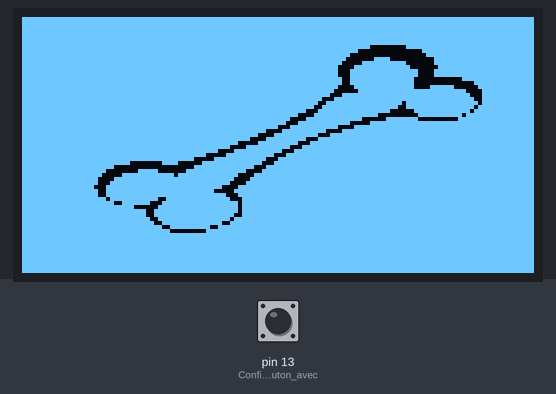
The program below on a simulated Arduino Uno, built with avr-gcc and run on an emulated ATmega328P. Shown: 128×64 one-colour display. The test bench sets the inputs (shaded band); at power-on: pin 13 (Configurer_le_bouton_avec) HIGH.

Above: at 0.7 s.

The program:

main.cpp
```cpp
#include "Arduino.h"

#include <Wire.h>
#include <SeeedOLED.h>
#include <avr/pgmspace.h>


// Logo de l'os en bitmap
static const unsigned char SeeedLogo[] PROGMEM = {

  0xff, 0xff, 0xff, 0xff, 0xff, 0xff, 0xff, 0xff, 0xff, 0xff, 0xff, 0xff, 0xff, 0xff, 0xff, 0xff,
  0xff, 0xff, 0xff, 0xff, 0xff, 0xff, 0xff, 0xff, 0xff, 0xff, 0xff, 0xff, 0xff, 0xff, 0xff, 0xff,
  0xff, 0xff, 0xff, 0xff, 0xff, 0xff, 0xff, 0xff, 0xff, 0xff, 0xff, 0xff, 0xff, 0xff, 0xff, 0xff,
  0xff, 0xff, 0xff, 0xff, 0xff, 0xff, 0xff, 0xff, 0xff, 0xff, 0xff, 0xff, 0xff, 0xff, 0xff, 0xff,
  0xff, 0xff, 0xff, 0xff, 0xff, 0xff, 0xff, 0xff, 0xff, 0xff, 0xff, 0xff, 0xff, 0xff, 0xff, 0xff,
  0xff, 0xff, 0xff, 0xff, 0xff, 0xff, 0xff, 0x7f, 0x7f, 0x7f, 0x7f, 0x7f, 0x7f, 0x7f, 0x7f, 0x7f,
  0xff, 0xff, 0xff, 0xff, 0xff, 0xff, 0xff, 0xff, 0xff, 0xff, 0xff, 0xff, 0xff, 0xff, 0xff, 0xff,
  0xff, 0xff, 0xff, 0xff, 0xff, 0xff, 0xff, 0xff, 0xff, 0xff, 0xff, 0xff, 0xff, 0xff, 0xff, 0xff,
  0xff, 0xff, 0xff, 0xff, 0xff, 0xff, 0xff, 0xff, 0xff, 0xff, 0xff, 0xff, 0xff, 0xff, 0xff, 0xff,
  0xff, 0xff, 0xff, 0xff, 0xff, 0xff, 0xff, 0xff, 0xff, 0xff, 0xff, 0xff, 0xff, 0xff, 0xff, 0xff,
  0xff, 0xff, 0xff, 0xff, 0xff, 0xff, 0xff, 0xff, 0xff, 0xff, 0xff, 0xff, 0xff, 0xff, 0xff, 0xff,
  0xff, 0xff, 0xff, 0xff, 0xff, 0xff, 0xff, 0xff, 0xff, 0xff, 0xff, 0xff, 0xff, 0xff, 0xff, 0xff,
  0xff, 0xff, 0xff, 0xff, 0xff, 0xff, 0xff, 0xff, 0xff, 0xff, 0xff, 0xff, 0xff, 0xff, 0xff, 0x8f,
  0x07, 0x03, 0xe1, 0xf1, 0xf0, 0xf8, 0xf8, 0xf8, 0xfc, 0xfc, 0xfc, 0xfc, 0xf8, 0xf8, 0xf8, 0xf8,
  0xf0, 0xe0, 0x60, 0x00, 0x01, 0x03, 0x03, 0x6f, 0x7f, 0x7f, 0x7f, 0x7f, 0x7f, 0x7f, 0xff, 0xff,
  0xff, 0xff, 0xff, 0xff, 0xff, 0xff, 0xff, 0xff, 0xff, 0xff, 0xff, 0xff, 0xff, 0xff, 0xff, 0xff,
  0xff, 0xff, 0xff, 0xff, 0xff, 0xff, 0xff, 0xff, 0xff, 0xff, 0xff, 0xff, 0xff, 0xff, 0xff, 0xff,
  0xff, 0xff, 0xff, 0xff, 0xff, 0xff, 0xff, 0xff, 0xff, 0xff, 0xff, 0xff, 0xff, 0xff, 0xff, 0xff,
  0xff, 0xff, 0xff, 0xff, 0xff, 0xff, 0xff, 0xff, 0xff, 0xff, 0xff, 0xff, 0xff, 0xff, 0xff, 0xff,
  0xff, 0xff, 0xff, 0xff, 0xff, 0xff, 0xff, 0xff, 0xff, 0xff, 0xff, 0xff, 0xff, 0xff, 0xff, 0xff,
  0xff, 0xff, 0xff, 0xff, 0xff, 0xff, 0xff, 0x7f, 0x7f, 0x3f, 0x9f, 0xcf, 0xef, 0xe7, 0xf3, 0xf1,
  0xf8, 0xf8, 0xf9, 0xfb, 0xff, 0xff, 0xff, 0xff, 0xff, 0xff, 0xff, 0xff, 0x7f, 0x7f, 0x3f, 0x1f,
  0x7f, 0x7f, 0xfc, 0xfc, 0xfc, 0xfc, 0xfe, 0xfe, 0xfe, 0xfe, 0xfe, 0xfe, 0xfc, 0xfc, 0xfc, 0xf8,
  0x70, 0xa1, 0xc3, 0xff, 0xff, 0xff, 0xff, 0xff, 0xff, 0xff, 0xff, 0xff, 0xff, 0xff, 0xff, 0xff,
  0xff, 0xff, 0xff, 0xff, 0xff, 0xff, 0xff, 0xff, 0xff, 0xff, 0xff, 0xff, 0xff, 0xff, 0xff, 0xff,
  0xff, 0xff, 0xff, 0xff, 0xff, 0xff, 0xff, 0xff, 0xff, 0xff, 0xff, 0xff, 0xff, 0xff, 0xff, 0xff,
  0xff, 0xff, 0xff, 0xff, 0xff, 0xff, 0xff, 0xff, 0xff, 0xff, 0xff, 0xff, 0xff, 0xff, 0xff, 0xff,
  0xff, 0xff, 0xff, 0xff, 0xff, 0xff, 0x7f, 0x7f, 0x7f, 0x3f, 0x3f, 0x9f, 0x9f, 0xcf, 0xcf, 0xef,
  0xe7, 0xf7, 0xf3, 0xf9, 0xf9, 0x7c, 0x7c, 0x3e, 0xbe, 0xbf, 0xdf, 0xdf, 0xcf, 0xef, 0xef, 0xe7,
  0xf7, 0xf7, 0xf3, 0xfb, 0xfb, 0xf9, 0xf9, 0xfd, 0xfd, 0xfc, 0xfc, 0xfe, 0xfe, 0xfe, 0xfe, 0xfe,
  0xfe, 0xfe, 0xfe, 0xfd, 0xfd, 0xfd, 0xfd, 0xfd, 0xfd, 0xfd, 0xfd, 0xfd, 0xfd, 0xff, 0xfe, 0xff,
  0xff, 0xff, 0xff, 0xff, 0xff, 0xff, 0xff, 0xff, 0xff, 0xff, 0xff, 0xff, 0xff, 0xff, 0xff, 0xff,
  0xff, 0xff, 0xff, 0xff, 0xff, 0xff, 0xff, 0xff, 0xff, 0xff, 0xff, 0xff, 0xff, 0xff, 0xff, 0xff,
  0xff, 0xff, 0xff, 0xff, 0x7f, 0x3f, 0x3f, 0x1f, 0x1f, 0x9f, 0x9f, 0x8f, 0x8f, 0xcf, 0xcf, 0xcf,
  0xcf, 0xcf, 0x8f, 0x9f, 0x9f, 0x9f, 0x1f, 0x8f, 0x8f, 0xcf, 0xcf, 0xe7, 0xe7, 0xf7, 0xf3, 0xf3,
  0xfb, 0xf9, 0xf9, 0xfd, 0xfc, 0xfe, 0x7e, 0x7e, 0x3f, 0x3f, 0x9f, 0x9f, 0xcf, 0xe7, 0xe7, 0xf3,
  0xfb, 0xf9, 0xfd, 0xfc, 0xfe, 0xfe, 0xff, 0xff, 0xff, 0xff, 0xff, 0xff, 0xff, 0xff, 0xff, 0xff,
  0xff, 0xff, 0xff, 0xff, 0xff, 0xff, 0xff, 0xff, 0xff, 0xff, 0xff, 0xff, 0xff, 0xff, 0xff, 0xff,
  0xff, 0xff, 0xff, 0xff, 0xff, 0xff, 0xff, 0xff, 0xff, 0xff, 0xff, 0xff, 0xff, 0xff, 0xff, 0xff,
  0xff, 0xff, 0xff, 0xff, 0xff, 0xff, 0xff, 0xff, 0xff, 0xff, 0xff, 0xff, 0xff, 0xff, 0xff, 0xff,
  0xff, 0xff, 0xff, 0xff, 0xff, 0xff, 0xff, 0xff, 0xff, 0xff, 0xff, 0xff, 0xff, 0xff, 0xff, 0xff,
  0xff, 0xff, 0xfb, 0xe0, 0xe0, 0xdc, 0xfe, 0xbf, 0xbf, 0xff, 0xff, 0xff, 0x7f, 0x7f, 0x7f, 0x7f,
  0x3f, 0x3f, 0x9f, 0xdf, 0xff, 0xff, 0xff, 0xff, 0xff, 0xff, 0xff, 0xff, 0xff, 0xff, 0xff, 0xff,
  0xf7, 0xf7, 0xf3, 0xe3, 0xc1, 0xc8, 0x1c, 0xfc, 0xfe, 0xff, 0xff, 0xff, 0xff, 0xff, 0xff, 0xff,
  0xff, 0xff, 0xff, 0xff, 0xff, 0xff, 0xff, 0xff, 0xff, 0xff, 0xff, 0xff, 0xff, 0xff, 0xff, 0xff,
  0xff, 0xff, 0xff, 0xff, 0xff, 0xff, 0xff, 0xff, 0xff, 0xff, 0xff, 0xff, 0xff, 0xff, 0xff, 0xff,
  0xff, 0xff, 0xff, 0xff, 0xff, 0xff, 0xff, 0xff, 0xff, 0xff, 0xff, 0xff, 0xff, 0xff, 0xff, 0xff,
  0xff, 0xff, 0xff, 0xff, 0xff, 0xff, 0xff, 0xff, 0xff, 0xff, 0xff, 0xff, 0xff, 0xff, 0xff, 0xff,
  0xff, 0xff, 0xff, 0xff, 0xff, 0xff, 0xff, 0xff, 0xff, 0xff, 0xff, 0xff, 0xff, 0xff, 0xff, 0xff,
  0xff, 0xff, 0xff, 0xff, 0xff, 0xff, 0xff, 0xff, 0xff, 0xff, 0xff, 0xff, 0xff, 0xff, 0xff, 0xfc,
  0xf8, 0xf3, 0xf7, 0xef, 0xef, 0xdf, 0xdf, 0xdf, 0xdf, 0xdf, 0xdf, 0xdf, 0xdf, 0xdf, 0xff, 0xef,
  0xef, 0xff, 0xf7, 0xf7, 0xfb, 0xfd, 0xfc, 0xff, 0xff, 0xff, 0xff, 0xff, 0xff, 0xff, 0xff, 0xff,
  0xff, 0xff, 0xff, 0xff, 0xff, 0xff, 0xff, 0xff, 0xff, 0xff, 0xff, 0xff, 0xff, 0xff, 0xff, 0xff,
  0xff, 0xff, 0xff, 0xff, 0xff, 0xff, 0xff, 0xff, 0xff, 0xff, 0xff, 0xff, 0xff, 0xff, 0xff, 0xff,
  0xff, 0xff, 0xff, 0xff, 0xff, 0xff, 0xff, 0xff, 0xff, 0xff, 0xff, 0xff, 0xff, 0xff, 0xff, 0xff,
  0xff, 0xff, 0xff, 0xff, 0xff, 0xff, 0xff, 0xff, 0xff, 0xff, 0xff, 0xff, 0xff, 0xff, 0xff, 0xff,
  0xff, 0xff, 0xff, 0xff, 0xff, 0xff, 0xff, 0xff, 0xff, 0xff, 0xff, 0xff, 0xff, 0xff, 0xff, 0xff,
  0xff, 0xff, 0xff, 0xff, 0xff, 0xff, 0xff, 0xff, 0xff, 0xff, 0xff, 0xff, 0xff, 0xff, 0xff, 0xff,
  0xff, 0xff, 0xff, 0xff, 0xff, 0xff, 0xff, 0xff, 0xff, 0xff, 0xff, 0xff, 0xff, 0xff, 0xff, 0xff,
  0xff, 0xff, 0xff, 0xff, 0xff, 0xff, 0xff, 0xff, 0xff, 0xff, 0xff, 0xff, 0xff, 0xff, 0xff, 0xff,
  0xff, 0xff, 0xff, 0xff, 0xff, 0xff, 0xff, 0xff, 0xff, 0xff, 0xff, 0xff, 0xff, 0xff, 0xff, 0xff,
  0xff, 0xff, 0xff, 0xff, 0xff, 0xff, 0xff, 0xff, 0xff, 0xff, 0xff, 0xff, 0xff, 0xff, 0xff, 0xff,
  0xff, 0xff, 0xff, 0xff, 0xff, 0xff, 0xff, 0xff, 0xff, 0xff, 0xff, 0xff, 0xff, 0xff, 0xff, 0xff,
  0xff, 0xff, 0xff, 0xff, 0xff, 0xff, 0xff, 0xff, 0xff, 0xff, 0xff, 0xff, 0xff, 0xff, 0xff, 0xff

};

boolean button1WasUp = false; // Permet d'éviter de rentrer dans la condition "button1WasUp && ..."
int MoPin = 8;
boolean stopDisplay = false; // Permet de gérer l'état de l'affichage
boolean isReminding = false;
unsigned long lastPush = 0;
unsigned long nextReminderIn = 0;
unsigned long timeBeforeStop = 5000;
unsigned long reminderTime = 10000;

void setup() {
  Wire.begin();
  Serial.begin(9600);

  // Initialise l'écran OLED
  SeeedOled.init();
  SeeedOled.clearDisplay();
  SeeedOled.setNormalDisplay();
  SeeedOled.setPageMode();

  pinMode(13, INPUT_PULLUP); // Configurer le bouton avec pull-up interne
}

void loop()
{

  boolean button1IsUp = digitalRead(13);

  // Si le bouton est pressé et que l'état du stop display est à true => alors on change l'état du stop display pour false
  if (button1WasUp && !button1IsUp) {
    lastPush = millis();
    if (!stopDisplay)
    {
      stopDisplay = !stopDisplay; // Efface l'affichage
      isReminding = false; // Remet le rappel à false (s'il état vrai)
      nextReminderIn = 0; // Reset le temps du prochain rappel (puisqu'il n'y en aura plus)
    }
  }

  if (millis() - lastPush > timeBeforeStop && !stopDisplay && isReminding == false) { // Verifie si l'état de l'écran est à true et si 5s sont passées depuis le début
    stopDisplay = !stopDisplay; // Efface ce qui est à l'écran
    nextReminderIn = millis() + reminderTime; // Met à jour le temps pour le prochain rappel
    isReminding = true; // Indique qu'un rappel est en attente
  }

  if (nextReminderIn > 0 && millis() > nextReminderIn && isReminding == true){ // Si notre prochain rappel est à plus de 0 secondes, que le temps actuel le dépasse et qu'il y a un rappel
    stopDisplay = false; // On réaffiche les éléments à l'écran

    isReminding = false; // Désactive le rappel pour éviter de l'appeller en boucle
    lastPush = millis(); // Reset le compteur d'inactivité
    nextReminderIn =0;   // Reset le temps pour le prochain rappel
  }

  button1WasUp = button1IsUp;

  if (stopDisplay){
    SeeedOled.clearDisplay(); // Efface l'affichage
    digitalWrite(MoPin, LOW); // Arrete les vibrations
  }else{
    SeeedOled.drawBitmap((unsigned char *)SeeedLogo, 1024); // Affiche le logo

    // Gestion des vibrations (boucle qui : vibre pendant 100 ms et s'arrête pour 1ms)
    digitalWrite(MoPin, HIGH);
    delay(100);

    digitalWrite(MoPin, LOW);
    delay(1);
  }

}
```

Measured:
- what the display in image 0 shows lasts 4.7 s, from 0.6 s to 5.3 s
